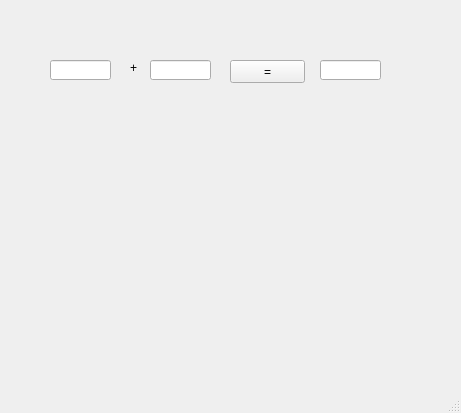
<?xml version="1.0" encoding="UTF-8"?>
<ui version="4.0">
 <class>MainWindow</class>
 <widget class="QMainWindow" name="MainWindow">
  <property name="geometry">
   <rect>
    <x>0</x>
    <y>0</y>
    <width>461</width>
    <height>413</height>
   </rect>
  </property>
  <property name="windowTitle">
   <string>MainWindow</string>
  </property>
  <widget class="QWidget" name="centralwidget">
   <widget class="QPushButton" name="pb">
    <property name="geometry">
     <rect>
      <x>230</x>
      <y>60</y>
      <width>75</width>
      <height>23</height>
     </rect>
    </property>
    <property name="text">
     <string>=</string>
    </property>
   </widget>
   <widget class="QLineEdit" name="le1">
    <property name="geometry">
     <rect>
      <x>50</x>
      <y>60</y>
      <width>61</width>
      <height>20</height>
     </rect>
    </property>
    <property name="text">
     <string/>
    </property>
   </widget>
   <widget class="QLabel" name="label">
    <property name="geometry">
     <rect>
      <x>130</x>
      <y>60</y>
      <width>21</width>
      <height>16</height>
     </rect>
    </property>
    <property name="text">
     <string>+</string>
    </property>
   </widget>
   <widget class="QLineEdit" name="le2">
    <property name="geometry">
     <rect>
      <x>150</x>
      <y>60</y>
      <width>61</width>
      <height>20</height>
     </rect>
    </property>
    <property name="text">
     <string/>
    </property>
   </widget>
   <widget class="QLineEdit" name="le3">
    <property name="geometry">
     <rect>
      <x>320</x>
      <y>60</y>
      <width>61</width>
      <height>20</height>
     </rect>
    </property>
    <property name="text">
     <string/>
    </property>
   </widget>
  </widget>
  <widget class="QMenuBar" name="menubar">
   <property name="geometry">
    <rect>
     <x>0</x>
     <y>0</y>
     <width>461</width>
     <height>21</height>
    </rect>
   </property>
  </widget>
  <widget class="QStatusBar" name="statusbar"/>
 </widget>
 <resources/>
 <connections/>
</ui>
